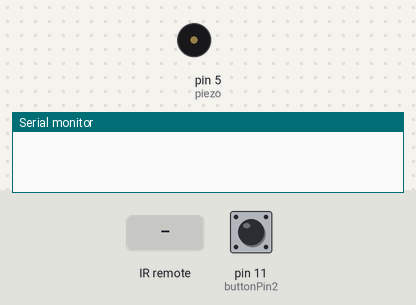
The sketch below on a simulated Arduino Uno, built with avr-gcc and run on an emulated ATmega328P. Shown: buzzer (waves = sounding), the last lines printed to the serial monitor. The inputs (shaded band) are chosen by the test bench; at power-on: pin 11 (buttonPin2) LOW.

Above: at 1.2 s.
1.3 s: infrared code 0x1511 received
At 2.0 s:
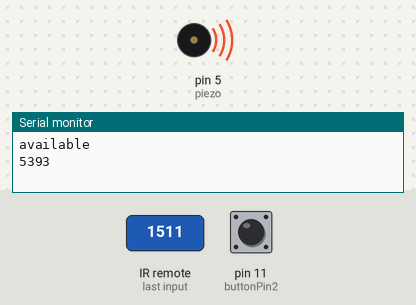
2.8 s: infrared code 0x1513 received
At 3.1 s:
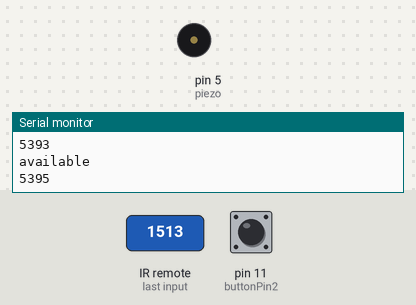
Timing chart, 0 to 5.8 s (numbered marks = the images above; inputs shaded):
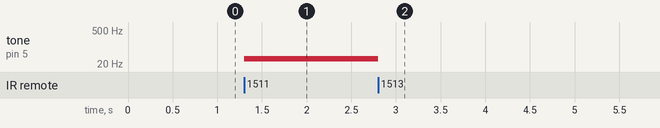

Measured:
- after the input at 1.3 s, tone on pin 5 (piezo): silent → 33 Hz at once
- after the input at 2.8 s, tone on pin 5 (piezo): 33 Hz → silent at once

The sketch:

receiver.ino
```cpp
#include <RCSwitch.h>

const int buttonPin2 = 11;
const int piezo = 5;
boolean active = false;

RCSwitch mySwitch = RCSwitch();

// variables will change:
int button2State = 0;

void setup() {
  Serial.begin(9600);
  mySwitch.enableReceive(0);
  // initialize the pushbutton pin as an input:
  pinMode(buttonPin2, INPUT);
}

void loop() {
  // ta emot radio och starta eller stäng av ljud
  if (mySwitch.available()) {
    Serial.println("available");
    int value = mySwitch.getReceivedValue();

    if (value == 0) {
      // fel i sändning
    } else {
      Serial.println(value);
      if (value == 5393) {
        active = true;
      } else if (value == 5395) {
        active = false;
        noTone(piezo);
      }
    }
    mySwitch.resetAvailable();
  }

  button2State = digitalRead(buttonPin2);

  if (active) {
    tone(piezo, 33, 1000);
  }

  // stng av grej-knappen
  if(button2State == HIGH) {
    noTone(piezo);
    active = false;
  }
}
```
